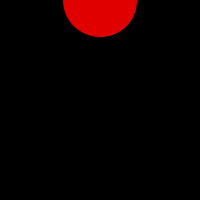
Frame 1 (no input)
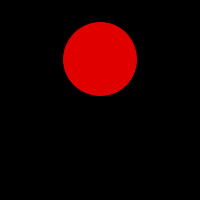
Frame 60 (the mouse pressed at the canvas centre just before this capture)
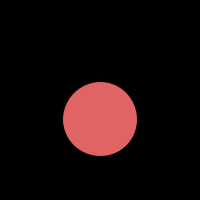
Frame 120 (the mouse held since frame 60 and released just before this capture)

The Processing sketch that drew these frames (run headless with seeded random() and noise(); from frame 60 on, the mouse is pressed at the canvas centre):

// Processing sketch: checkpoint_1a
// ── checkpoint_1a.pde
int y=0; //int stands for integer

void setup () {
  size (200, 200);
}

void draw () {
  background (0);
  fill (225, mouseX, mouseY);
  circle (100, y, 75);
  y=y+1;
  if ( y > 250) {
    y= -50;
  }
}
